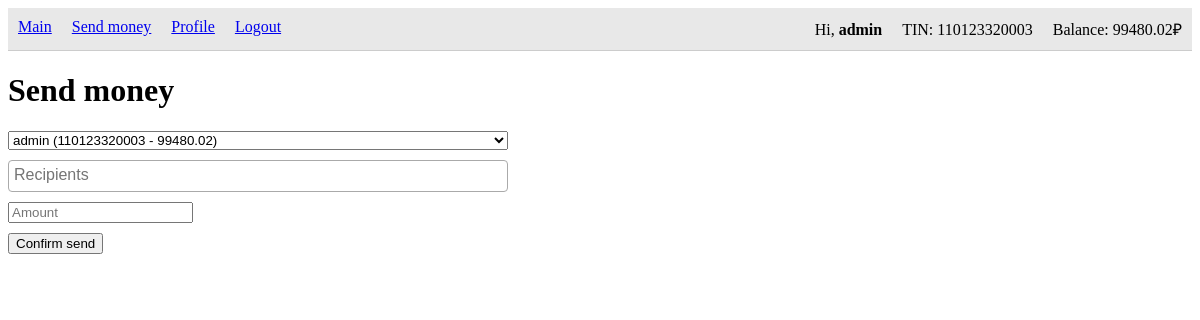
Page /send/ (signed in) on the earlier database version.
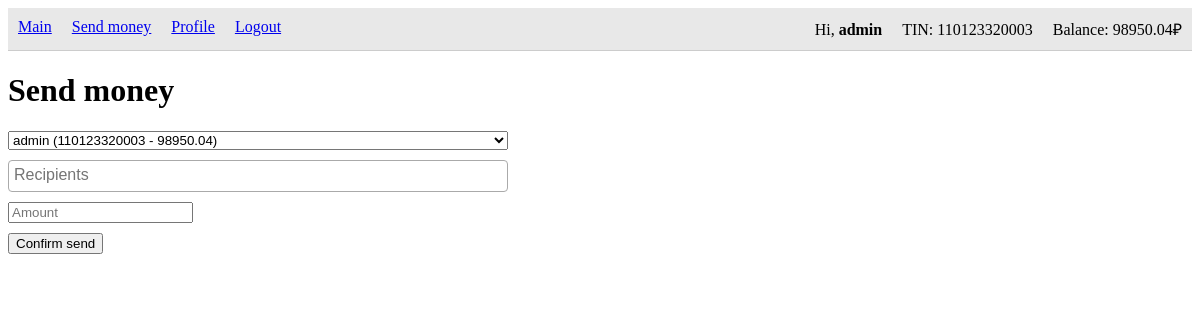
Same page on the later database version.
### app_users/models.py (models this page shows, shortened)
class CustomUser(AbstractUser):
    tin = models.CharField(unique=True, max_length=12, verbose_name='TIN')
    balance = models.DecimalField(max_digits=12, decimal_places=2, verbose_name='Balance', default=0)

### app_users/views.py (the view)
# urls.py: path('send/', MoneySendView.as_view(), name='send_money_url'),
class MoneySendView(LoginRequiredMixin, View):
    http_method_names = ['get', 'post']
    def post(self, request):
        if request.user.is_staff:
            sender_tin = request.POST['sender']
            sender = CustomUser.objects.filter(tin=sender_tin).first()
        else:
            sender = request.user
        amount = request.POST['sum']  # проверка на число реализована в input pattern
        recipients = request.POST.getlist('recipients')
        cashflow = sending_calc(sender=sender, amount=amount, recipients=recipients)
        return render(request, 'success.html', context={'content': cashflow})
    def get(self, request):
        if request.user.is_staff:
            senders = CustomUser.objects.all()
            recipients = CustomUser.objects.all().exclude(id__exact=request.user.id)
            return render(request, 'send.html', context={'recipients_list': recipients, 'senders_list': senders})
        else:
            recipients = CustomUser.objects.filter(is_staff=False).exclude(id__exact=request.user.id)
            return render(request, 'send.html', context={'recipients_list': recipients})

### templates/send.html (shortened to what this page needs)
{% extends 'base.html' %}
{% block h1 %}Send money{% endblock %}
{% block content %}
    <form action="." method="post">{% csrf_token %}
        {% if user.is_staff %}
            <div>
                <label for="senders">
                    <select name="sender" class="js-example-basic">
                        {% for sender in senders_list %}
                            <option value="{{ sender.tin }}">{{ sender.username }} ({{ sender.tin }} - {{ sender.balance }})</option>
                        {% endfor %}
                    </select>
                </label>
            </div>
        {% endif %}
        <div>
            <label for="recipients">
            </label>
        </div>
        <div>
            <label for="sum">
                <input type="text" name="sum" placeholder="Amount" pattern="\d+(\.\d{2})?">
            </label>
        </div>
        <div><button type="submit">Confirm send</button></div>
    </form>
{% endblock %}

### templates/base.html (shortened to what this page needs)
{% load static %}
<!DOCTYPE html>
<html lang="en">
<head>
    <link rel="stylesheet" href="{% static 'css/style.css' %}">
    <link href="https://cdn.jsdelivr.net/npm/select2@4.1.0-rc.0/dist/css/select2.min.css" rel="stylesheet" />
</head>
<body>
{% if user.is_authenticated %}
    <nav>
        <ul style="float: left;">
            <li><a href="{% url 'main_url' %}">Main</a></li>
            <li><a href="{% url 'send_money_url' %}">Send money</a></li>
            <li><a href="{% url 'user_profile_url' %}">Profile</a></li>
            <li><a href="{% url 'user_logout_url' %}">Logout</a></li>
        </ul>
        <ul style="float: right;">
            <li>Hi, <strong>{{ user.username }}</strong></li>
            <li>TIN: {{ user.tin }}</li>
            <li>Balance: {{ user.balance }}₽</li>
        </ul>
    </nav>
{% endif %}
    <h1>{% block h1 %}{% endblock %}</h1>
{% block content %}
{% endblock %}
</body>
</html>

Differences in the rows shown:
changed CustomUser "admin": balance "99480.02" → "98950.04"
Other differences:
form field sender: "admin (110123320003 - 99480.02)" → "admin (110123320003 - 98950.04)"
